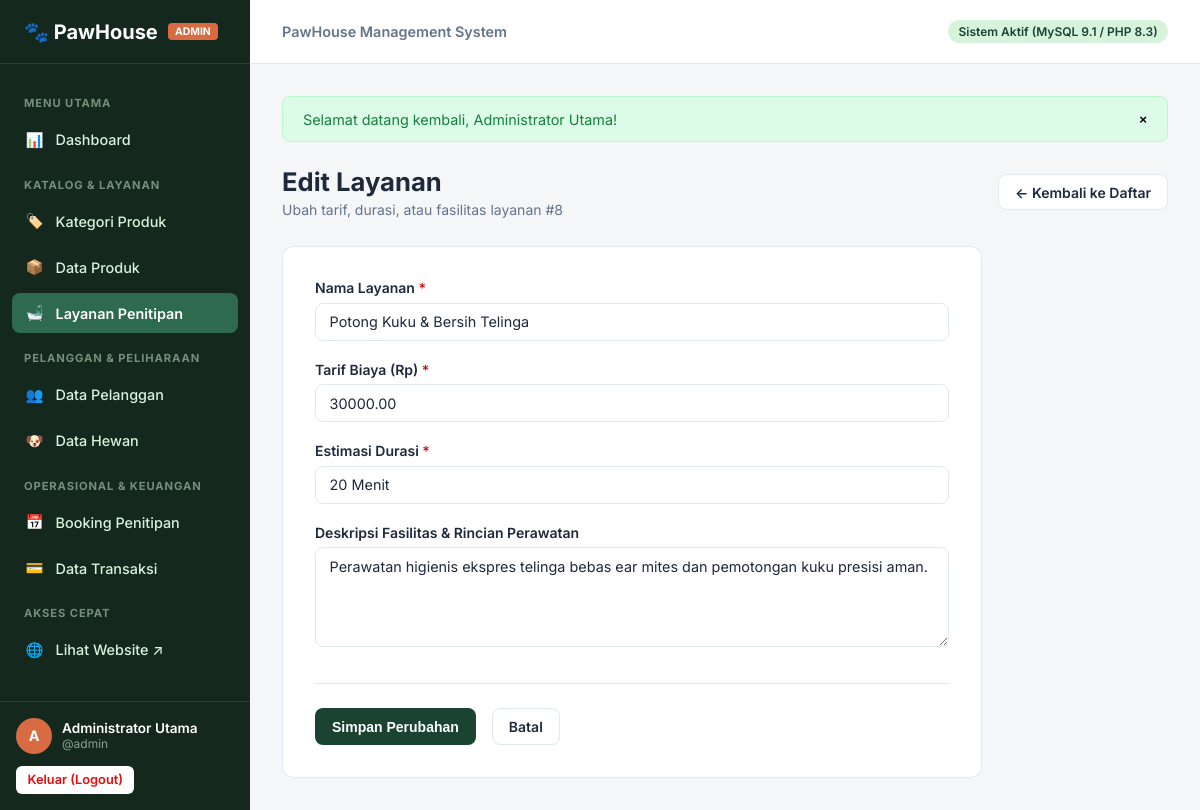
The app's page /admin/services/edit.php?id=8 (signed in) with its own data.
### tables this page shows
CREATE TABLE `services` (
  `id` INT AUTO_INCREMENT PRIMARY KEY,
  `name` VARCHAR(100) NOT NULL,
  `description` TEXT NULL,
  `price` DECIMAL(12,2) NOT NULL,
  `duration` VARCHAR(50) NOT NULL,
  `created_at` TIMESTAMP DEFAULT CURRENT_TIMESTAMP
);

### includes/functions.php (called while the page is built, shortened)
<?php
function e(?string $value): string {
    return htmlspecialchars((string)$value, ENT_QUOTES, 'UTF-8');
}

### config/database.php (called while the page is built, shortened)
<?php
function base_url(string $path = ''): string {
    return BASE_URL . ($path ? '/' . ltrim($path, '/') : '');
}

### admin/services/edit.php (the view, shortened to what this page needs)
<?php
require_once __DIR__ . '/../../config/database.php';
require_once __DIR__ . '/../../includes/functions.php';
$id = filter_input(INPUT_GET, 'id', FILTER_VALIDATE_INT);
$pdo = db();
$stmt = $pdo->prepare("SELECT * FROM services WHERE id = ?");
$stmt->execute([$id]);
$service = $stmt->fetch();
require_once __DIR__ . '/../../includes/admin-header.php';
?>
<div class="page-header">
    <div>
        <h1 class="page-title">Edit Layanan</h1>
        <p class="page-subtitle">Ubah tarif, durasi, atau fasilitas layanan #<?= e($service['id']) ?></p>
    </div>
    <div>
        <a href="<?= base_url('admin/services/index.php') ?>" class="btn btn-outline">← Kembali ke Daftar</a>
    </div>
</div>
<div class="form-card">
    <form action="<?= base_url('admin/services/edit.php?id=' . $id) ?>" method="POST">
        <div class="form-group">
            <label for="name" class="form-label">Nama Layanan <span class="req">*</span></label>
            <input type="text" name="name" id="name" class="form-control" required value="<?= e($_POST['name'] ?? $service['name']) ?>">
        </div>
        <div class="form-row">
            <div class="form-group">
                <label for="price" class="form-label">Tarif Biaya (Rp) <span class="req">*</span></label>
                <input type="number" name="price" id="price" class="form-control" min="0" step="1000" required value="<?= e($_POST['price'] ?? $service['price']) ?>">
            </div>
            <div class="form-group">
                <label for="duration" class="form-label">Estimasi Durasi <span class="req">*</span></label>
                <input type="text" name="duration" id="duration" class="form-control" required value="<?= e($_POST['duration'] ?? $service['duration']) ?>">
            </div>
        </div>
        <div class="form-group">
            <label for="description" class="form-label">Deskripsi Fasilitas & Rincian Perawatan</label>
            <textarea name="description" id="description" class="form-control"><?= e($_POST['description'] ?? $service['description']) ?></textarea>
        </div>
        <div class="form-actions">
            <button type="submit" class="btn btn-primary">Simpan Perubahan</button>
            <a href="<?= base_url('admin/services/index.php') ?>" class="btn btn-outline">Batal</a>
        </div>
    </form>
</div>
<?php require_once __DIR__ . '/../../includes/admin-footer.php'; ?>

### assets/css/admin.css (style rules this page uses)
:root { --admin-sidebar-bg: #14281D; --admin-sidebar-hover: #1E3F2E; --admin-sidebar-active: #2D6A4F; --admin-sidebar-text: #D8F3DC; --color-primary: #1B4332; --color-primary-light: #2D6A4F; --color-accent: #D96B43; --color-accent-hover: #BF5730; --admin-bg: #F4F6F8; --admin-surface: #FFFFFF; --admin-border: #E2E8F0; --admin-text: #1E293B; --admin-text-muted: #64748B; --color-success: #15803D; --color-success-bg: #DCFCE7; --color-warning: #B45309; --color-warning-bg: #FEF3C7; --color-danger: #B91C1C; --color-danger-bg: #FEE2E2; --color-info: #0369A1; --color-info-bg: #E0F2FE; --sidebar-width: 250px; --header-height: 64px; --radius-sm: 6px; --radius-md: 8px; --radius-lg: 12px; --shadow-sm: 0 1px 2px 0 rgba(0, 0, 0, 0.05); --shadow-md: 0 4px 6px -1px rgba(0, 0, 0, 0.1), 0 2px 4px -1px rgba(0, 0, 0, 0.06); }
*, *::before, *::after { box-sizing: border-box; margin: 0; padding: 0; }
body { font-family: 'Inter', -apple-system, BlinkMacSystemFont, 'Segoe UI', Roboto, sans-serif; color: var(--admin-text); background: var(--admin-bg); min-height: 100vh; display: flex; }
.page-header { display: flex; justify-content: space-between; align-items: center; margin-bottom: 1.75rem; flex-wrap: wrap; gap: 1rem; }
.page-title { font-size: 1.6rem; font-weight: 700; color: var(--admin-text); }
.page-subtitle { font-size: 0.875rem; color: var(--admin-text-muted); margin-top: 0.25rem; }
.btn { display: inline-flex; align-items: center; justify-content: center; gap: 6px; padding: 0.55rem 1rem; font-size: 0.875rem; font-weight: 600; border-radius: var(--radius-md); border: 1px solid transparent; cursor: pointer; text-decoration: none; transition: all 0.15s ease; }
.btn-primary { background: var(--color-primary); color: #FFFFFF; }
.btn-outline { background: #FFFFFF; border-color: var(--admin-border); color: var(--admin-text); }
.form-card { background: var(--admin-surface); border: 1px solid var(--admin-border); border-radius: var(--radius-lg); padding: 2rem; max-width: 700px; }
.form-group { margin-bottom: 1.25rem; }
.form-label { display: block; font-size: 0.875rem; font-weight: 600; margin-bottom: 0.4rem; color: var(--admin-text); }
.form-label .req { color: var(--color-danger); }
.form-control { width: 100%; padding: 0.6rem 0.85rem; font-size: 0.9rem; font-family: inherit; border: 1px solid var(--admin-border); border-radius: var(--radius-md); background: #FFFFFF; color: var(--admin-text); }
textarea.form-control { resize: vertical; min-height: 100px; }
.form-actions { display: flex; gap: 1rem; margin-top: 2rem; padding-top: 1.5rem; border-top: 1px solid var(--admin-border); }

### records on screen
services: id "8", name "Potong Kuku & Bersih Telinga", price "30000.00", duration "20 Menit", description "Perawatan higienis ekspres telinga bebas ear mites dan pemotongan kuku presisi aman."

### other values on screen
$currentAdmin['role'] "ADMIN"
substr($currentAdmin['name'] ?? 'A', 0, 1) "A"
$currentAdmin['name'] "Administrator Utama"
$currentAdmin['username'] "admin"
$flash['message'] "Selamat datang kembali, Administrator Utama!"
